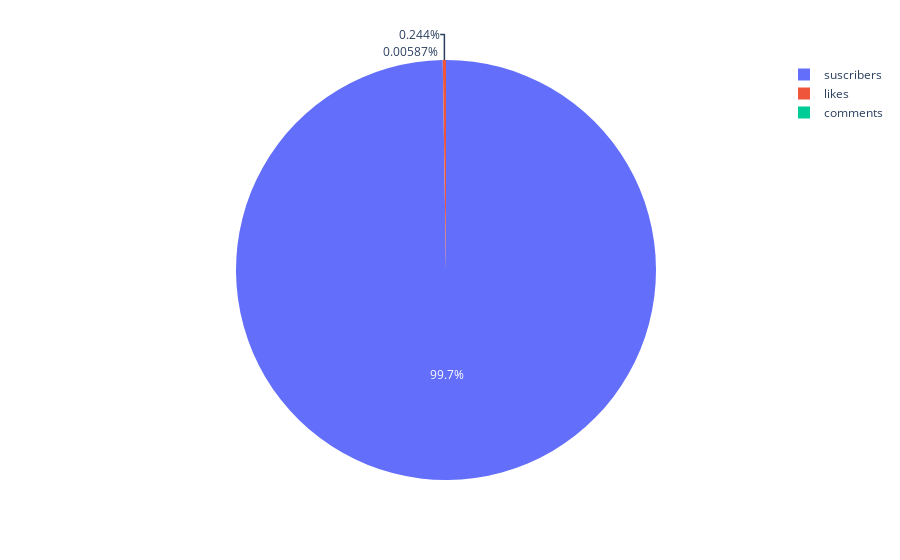

Notebook source saved alongside this figure:
### Code cell
#Calculate and visualize the average number of subscribers, visits, likes, and comments.
#Are there patterns or anomalies in these metrics using  pie chart from plotly

px.pie(df,values=df[['suscribers','likes','comments']].mean(),names=df[['suscribers','likes','comments']].mean()
.index)

### Figure 1 — Plotly figure (JSON) as saved in the notebook; plotly's stock layout.template omitted (floating-point values rounded to 4 significant figures)
{"data": [{"domain": {"x": [0, 1], "y": [0, 1]}, "hovertemplate": "label=%{label}<br>value=%{value}<extra></extra>", "labels": ["suscribers", "likes", "comments"], "legendgroup": "", "name": "", "showlegend": true, "type": "pie", "values": [21894400, 53630.0, 1289.0]}], "layout": {"legend": {"tracegroupgap": 0}, "margin": {"t": 60}}}
